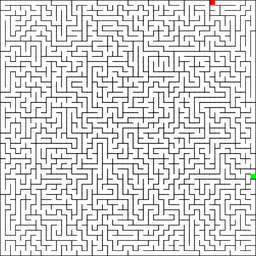
#> input picture astar_path/square.png, 256 x 256 px, shrunk from 500 x 500 before the run
$ python jvxin.py
#> lines starting #> are read from the running program, lines starting #| are printed output that depends on the picture; after the words box and inside, x2 and y2 are one past the last pixel; in counts of white or black regions, pixels touching at a corner belong together
import cv2
import numpy as np
import time
from heapq import heappush, heappop


def parse_maze_image(img_path):

    img_bgr = cv2.imread(img_path)
    if img_bgr is None:
        raise ValueError("无法读取图像，请检查路径或文件格式。")

    hsv_img = cv2.cvtColor(img_bgr, cv2.COLOR_BGR2HSV)
    h, w, _ = hsv_img.shape

    lower_red1 = np.array([0, 120, 70])
    upper_red1 = np.array([10, 255, 255])
    lower_red2 = np.array([170, 120, 70])
    upper_red2 = np.array([180, 255, 255])

    lower_green = np.array([40, 100, 70])
    upper_green = np.array([80, 255, 255])

    red_mask1 = cv2.inRange(hsv_img, lower_red1, upper_red1)
    red_mask2 = cv2.inRange(hsv_img, lower_red2, upper_red2)
    red_mask = cv2.bitwise_or(red_mask1, red_mask2)

    green_mask = cv2.inRange(hsv_img, lower_green, upper_green)

    maze = np.zeros((h, w), dtype=bool)

    start = None
    goal = None

    pass_threshold = 200

    for y in range(h):
        for x in range(w):
            if red_mask[y, x] > 0:

                if start is None:
                    start = (y, x)
                maze[y, x] = True
            elif green_mask[y, x] > 0:
                if goal is None:
                    goal = (y, x)
                maze[y, x] = True
            else:
                b, g, r = img_bgr[y, x]
                if b > pass_threshold and g > pass_threshold and r > pass_threshold:
                    maze[y, x] = True
                else:
                    maze[y, x] = False

    if start is None or goal is None:
        raise ValueError("没有检测到起点或终点，请检查红/绿色阈值或图像内容。")

    return maze, start, goal, img_bgr


def get_neighbors(maze, r, c):
    neighbors = []
    directions = [(1, 0), (-1, 0), (0, 1), (0, -1)]
    for dr, dc in directions:
        nr, nc = r + dr, c + dc
        if 0 <= nr < maze.shape[0] and 0 <= nc < maze.shape[1]:
            if maze[nr, nc]:
                neighbors.append((nr, nc))
    return neighbors


def bfs(maze, start, goal):
    from collections import deque
    visited = set()
    queue = deque()
    queue.append((start, [start]))
    visited.add(start)

    while queue:
        (r, c), path = queue.popleft()
        if (r, c) == goal:
            return path

        for nxt in get_neighbors(maze, r, c):
            if nxt not in visited:
                visited.add(nxt)
                queue.append((nxt, path + [nxt]))
    return None


def dijkstra(maze, start, goal):

    dist = {start: 0}
    visited = set()
    pq = []
    heappush(pq, (0, start, [start]))

    while pq:
        current_dist, current_node, path = heappop(pq)
        if current_node in visited:
            continue
        visited.add(current_node)

        if current_node == goal:
            return path

        for nxt in get_neighbors(maze, *current_node):
            if nxt not in visited:
                old_dist = dist.get(nxt, float('inf'))
                new_dist = current_dist + 1
                if new_dist < old_dist:
                    dist[nxt] = new_dist
                    heappush(pq, (new_dist, nxt, path + [nxt]))
    return None


def a_star(maze, start, goal):
    def heuristic(p1, p2):
        return abs(p1[0] - p2[0]) + abs(p1[1] - p2[1])

    dist = {start: 0}
    visited = set()
    pq = []  # (f, 当前节点, 路径)，其中 f = g + h
    heappush(pq, (heuristic(start, goal), start, [start]))

    while pq:
        f, current_node, path = heappop(pq)
        if current_node in visited:
            continue
        visited.add(current_node)

        if current_node == goal:
            return path

        for nxt in get_neighbors(maze, *current_node):
            if nxt not in visited:
                tentative_g = dist[current_node] + 1
                if tentative_g < dist.get(nxt, float('inf')):
                    dist[nxt] = tentative_g
                    f_nxt = tentative_g + heuristic(nxt, goal)
                    heappush(pq, (f_nxt, nxt, path + [nxt]))
    return None


def draw_path_on_image(img, path, color=(0, 0, 255), thickness=1):

    out_img = img.copy()
    for i in range(len(path) - 1):
        (r1, c1) = path[i]
        (r2, c2) = path[i+1]
        cv2.line(out_img, (c1, r1), (c2, r2), color, thickness)
    return out_img


def main():
    maze_path = "square.png"
    maze, start, goal, original_img = parse_maze_image(maze_path)
#> in parse_maze_image, img_bgr is the input picture: shape (256, 256, 3); mean B, G, R 215.7, 215.8, 215.8
#> in parse_maze_image, `hsv_img = cv2.cvtColor(img_bgr, cv2.COLOR_BGR2HSV)`: hsv_img: shape (256, 256, 3); mean H, S, V 0.1, 0.2, 215.9
#> in parse_maze_image, `red_mask1 = cv2.inRange(hsv_img, lower_red1, upper_red1)`:
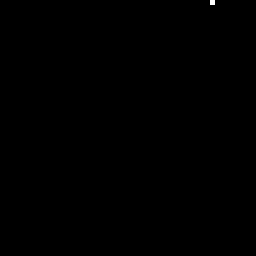
#> red_mask1: shape (256, 256); 0.04% white; 1 white region, box (x1, y1, x2, y2) and area: (210, 0, 215, 5) 25
#> in parse_maze_image, `red_mask2 = cv2.inRange(hsv_img, lower_red2, upper_red2)`: red_mask2: shape (256, 256); every value is 0
#> in parse_maze_image, `green_mask = cv2.inRange(hsv_img, lower_green, upper_green)`: green_mask: shape (256, 256); 0.04% white; 1 white region, box (x1, y1, x2, y2) and area: (250, 174, 256, 179) 28
#> after the loop in parse_maze_image, `for y in range(h):`:
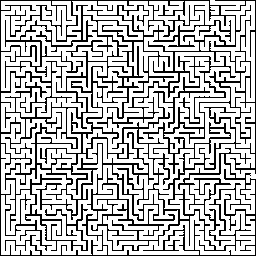
#> maze: shape (256, 256) bool; 71.9% white; black in thin lines or dots
#> after the loop in parse_maze_image, `for y in range(h):`: goal = (174, 250); start = (0, 210)
#> start = (0, 210); goal = (174, 250)

    t0 = time.process_time()
    path_bfs = bfs(maze, start, goal)
#> after the loop in bfs, `while queue:`: visited = 47024 items
#> path_bfs = 4723 pairs, first value 0 to 251, second value 39 to 251
    t1 = time.process_time()
    bfs_time = t1 - t0

    t0 = time.process_time()
    path_dijk = dijkstra(maze, start, goal)
#> in dijkstra, `dist = {start: 0}`: dist = {(0, 210): 0}
#> the loop in dijkstra, `while pq:` made 47017 passes
#> (current_dist, current_node) on passes 20 to 22: (6, (1, 215)), (6, (2, 214)), (6, (3, 213))
#> after the loop in dijkstra, `while pq:`: dist = 47023 items; visited = 47017 items
#> path_dijk has the same summary as path_bfs
    t1 = time.process_time()
    dijk_time = t1 - t0

    t0 = time.process_time()
    path_astar = a_star(maze, start, goal)
#> in a_star, `dist = {start: 0}`: dist = {(0, 210): 0}
#> the loop in a_star, `while pq:` made 48961 passes
#> current_node on passes 11 to 13: (1, 215), (1, 216), (1, 217)
#> after the loop in a_star, `while pq:`: dist = 47009 items; visited = 46982 items
#> path_astar has the same summary as path_bfs
    t1 = time.process_time()
    astar_time = t1 - t0

    print("BFS Time:       {:.6f}s, Path Length: {}, Color: Blue".format(bfs_time, len(path_bfs) if path_bfs else None))
#| BFS Time:       0.979618s, Path Length: 4723, Color: Blue
    print("Dijkstra Time:  {:.6f}s, Path Length: {}, Color: Green".format(dijk_time,
                                                                          len(path_dijk) if path_dijk else None))
#| Dijkstra Time:  1.051883s, Path Length: 4723, Color: Green
    print("A* Time:        {:.6f}s, Path Length: {}, Color: Red".format(astar_time,
                                                                        len(path_astar) if path_astar else None))
#| A* Time:        1.627723s, Path Length: 4723, Color: Red

    if path_bfs:
        bfs_img = draw_path_on_image(original_img, path_bfs, color=(255, 0, 0), thickness=1)  # 蓝色
#> the loop in draw_path_on_image, `for i in range(len(path) - 1):` made 4722 passes
#> (r1, c1, r2, c2) on passes 1 to 3: (0, 210, 1, 210), (1, 210, 2, 210), (2, 210, 3, 210)
#> after the loop in draw_path_on_image, `for i in range(len(path) - 1):`:
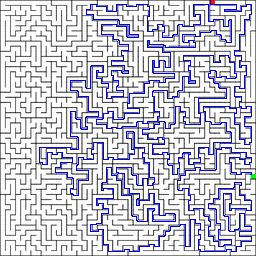
#> out_img: shape (256, 256, 3); 7.21% of pixels changed, all inside (x1, y1, x2, y2) = (39, 0, 252, 252)
        cv2.imwrite("bfs_path.png", bfs_img)
    if path_dijk:
        dijk_img = draw_path_on_image(original_img, path_dijk, color=(0, 255, 0), thickness=1)  # 绿色
#> call 2 of draw_path_on_image, with color = (0, 255, 0), thickness = 1
#> after the loop in draw_path_on_image (call 2), `for i in range(len(path) - 1):`:
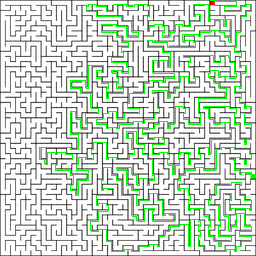
#> out_img: shape (256, 256, 3); 7.21% of pixels changed, all inside (x1, y1, x2, y2) = (39, 0, 252, 252)
        cv2.imwrite("dijkstra_path.png", dijk_img)
    if path_astar:
        astar_img = draw_path_on_image(original_img, path_astar, color=(0, 0, 255), thickness=1)  # 红色
#> call 3 of draw_path_on_image, with color = (0, 0, 255), thickness = 1
#> after the loop in draw_path_on_image (call 3), `for i in range(len(path) - 1):`:
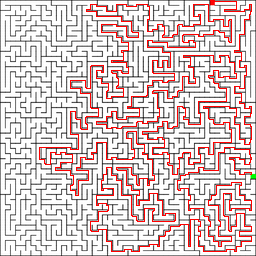
#> out_img: shape (256, 256, 3); 7.21% of pixels changed, all inside (x1, y1, x2, y2) = (39, 0, 252, 252)
        cv2.imwrite("astar_path.png", astar_img)

    # [9 lines of commented-out code are left out]


if __name__ == "__main__":
    main()
